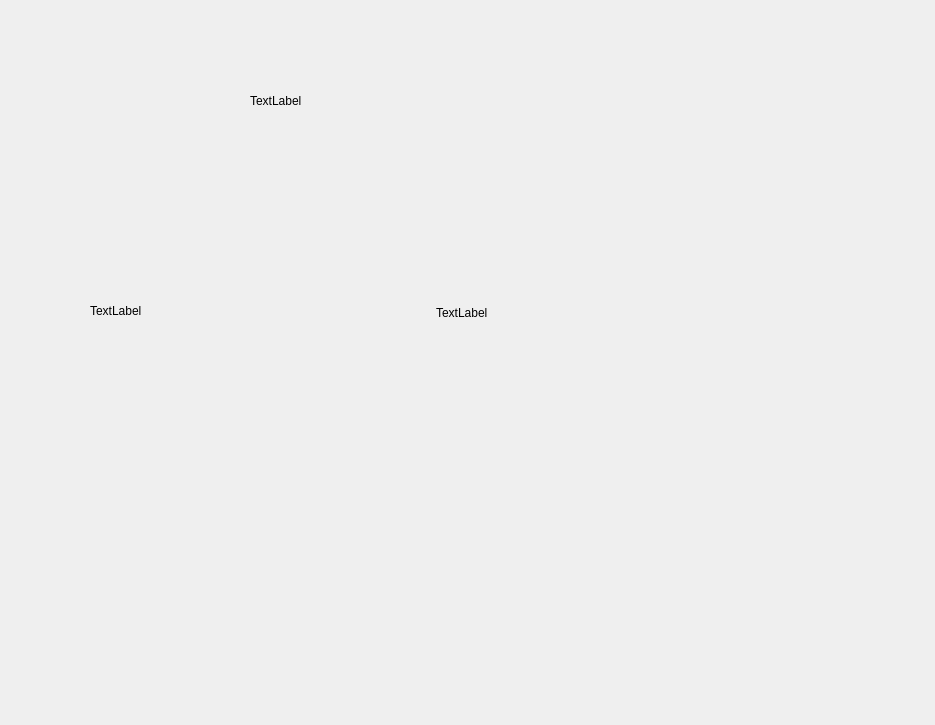
<?xml version="1.0" encoding="UTF-8"?>
<ui version="4.0">
 <class>parking_clients</class>
 <widget class="QDialog" name="parking_clients">
  <property name="geometry">
   <rect>
    <x>0</x>
    <y>0</y>
    <width>935</width>
    <height>725</height>
   </rect>
  </property>
  <property name="windowTitle">
   <string>Dialog</string>
  </property>
  <widget class="QStackedWidget" name="stackedWidget">
   <property name="geometry">
    <rect>
     <x>10</x>
     <y>0</y>
     <width>921</width>
     <height>721</height>
    </rect>
   </property>
   <property name="font">
    <font>
     <strikeout>false</strikeout>
    </font>
   </property>
   <property name="currentIndex">
    <number>5</number>
   </property>
   <widget class="QWidget" name="stackedWidgetPage1">
    <widget class="QPushButton" name="SHOW">
     <property name="geometry">
      <rect>
       <x>710</x>
       <y>440</y>
       <width>101</width>
       <height>121</height>
      </rect>
     </property>
     <property name="text">
      <string/>
     </property>
     <property name="flat">
      <bool>true</bool>
     </property>
    </widget>
    <widget class="QLabel" name="label_supp">
     <property name="geometry">
      <rect>
       <x>300</x>
       <y>385</y>
       <width>221</width>
       <height>221</height>
      </rect>
     </property>
     <property name="text">
      <string/>
     </property>
    </widget>
    <widget class="QPushButton" name="DELETE">
     <property name="geometry">
      <rect>
       <x>350</x>
       <y>440</y>
       <width>100</width>
       <height>100</height>
      </rect>
     </property>
     <property name="text">
      <string/>
     </property>
     <property name="flat">
      <bool>true</bool>
     </property>
    </widget>
    <widget class="QPushButton" name="pushButton_11">
     <property name="geometry">
      <rect>
       <x>840</x>
       <y>600</y>
       <width>81</width>
       <height>81</height>
      </rect>
     </property>
     <property name="text">
      <string/>
     </property>
     <property name="flat">
      <bool>true</bool>
     </property>
    </widget>
    <widget class="QLabel" name="label_aff">
     <property name="geometry">
      <rect>
       <x>660</x>
       <y>435</y>
       <width>171</width>
       <height>121</height>
      </rect>
     </property>
     <property name="text">
      <string/>
     </property>
    </widget>
    <widget class="QLabel" name="label_mod">
     <property name="geometry">
      <rect>
       <x>530</x>
       <y>415</y>
       <width>201</width>
       <height>151</height>
      </rect>
     </property>
     <property name="text">
      <string/>
     </property>
    </widget>
    <widget class="QLabel" name="label_aj">
     <property name="geometry">
      <rect>
       <x>100</x>
       <y>385</y>
       <width>221</width>
       <height>221</height>
      </rect>
     </property>
     <property name="text">
      <string/>
     </property>
    </widget>
    <widget class="QPushButton" name="ADD">
     <property name="geometry">
      <rect>
       <x>160</x>
       <y>440</y>
       <width>100</width>
       <height>100</height>
      </rect>
     </property>
     <property name="text">
      <string/>
     </property>
     <property name="checkable">
      <bool>false</bool>
     </property>
     <property name="flat">
      <bool>true</bool>
     </property>
    </widget>
    <widget class="QPushButton" name="EDIT">
     <property name="geometry">
      <rect>
       <x>520</x>
       <y>425</y>
       <width>131</width>
       <height>121</height>
      </rect>
     </property>
     <property name="text">
      <string/>
     </property>
     <property name="flat">
      <bool>true</bool>
     </property>
    </widget>
    <widget class="QLabel" name="label_pic0">
     <property name="geometry">
      <rect>
       <x>0</x>
       <y>0</y>
       <width>935</width>
       <height>725</height>
      </rect>
     </property>
     <property name="text">
      <string/>
     </property>
    </widget>
    <widget class="QLabel" name="label_10">
     <property name="geometry">
      <rect>
       <x>830</x>
       <y>600</y>
       <width>161</width>
       <height>81</height>
      </rect>
     </property>
     <property name="text">
      <string>TextLabel</string>
     </property>
    </widget>
    <zorder>label_pic0</zorder>
    <zorder>label_supp</zorder>
    <zorder>label_aff</zorder>
    <zorder>label_mod</zorder>
    <zorder>label_aj</zorder>
    <zorder>label_10</zorder>
    <zorder>pushButton_11</zorder>
    <zorder>SHOW</zorder>
    <zorder>EDIT</zorder>
    <zorder>DELETE</zorder>
    <zorder>ADD</zorder>
   </widget>
   <widget class="QWidget" name="stackedWidgetPage2">
    <widget class="QPushButton" name="pushButton">
     <property name="geometry">
      <rect>
       <x>320</x>
       <y>310</y>
       <width>93</width>
       <height>28</height>
      </rect>
     </property>
     <property name="text">
      <string>Ajouter</string>
     </property>
    </widget>
    <widget class="QLabel" name="label">
     <property name="geometry">
      <rect>
       <x>90</x>
       <y>70</y>
       <width>71</width>
       <height>16</height>
      </rect>
     </property>
     <property name="font">
      <font>
       <pointsize>10</pointsize>
       <weight>75</weight>
       <bold>true</bold>
      </font>
     </property>
     <property name="styleSheet">
      <string notr="true"/>
     </property>
     <property name="text">
      <string>couleur</string>
     </property>
    </widget>
    <widget class="QLineEdit" name="lineEdit">
     <property name="geometry">
      <rect>
       <x>220</x>
       <y>70</y>
       <width>113</width>
       <height>22</height>
      </rect>
     </property>
     <property name="styleSheet">
      <string notr="true">border-radius : 10px;</string>
     </property>
    </widget>
    <widget class="QLabel" name="label_3">
     <property name="geometry">
      <rect>
       <x>80</x>
       <y>210</y>
       <width>91</width>
       <height>31</height>
      </rect>
     </property>
     <property name="font">
      <font>
       <pointsize>10</pointsize>
       <weight>75</weight>
       <bold>true</bold>
      </font>
     </property>
     <property name="text">
      <string>matricule</string>
     </property>
    </widget>
    <widget class="QLineEdit" name="lineEdit_2">
     <property name="geometry">
      <rect>
       <x>220</x>
       <y>140</y>
       <width>113</width>
       <height>22</height>
      </rect>
     </property>
     <property name="styleSheet">
      <string notr="true">border-radius : 10px;</string>
     </property>
    </widget>
    <widget class="QLabel" name="label_2">
     <property name="geometry">
      <rect>
       <x>90</x>
       <y>140</y>
       <width>81</width>
       <height>16</height>
      </rect>
     </property>
     <property name="font">
      <font>
       <pointsize>10</pointsize>
       <weight>75</weight>
       <bold>true</bold>
      </font>
     </property>
     <property name="text">
      <string>marque</string>
     </property>
    </widget>
    <widget class="QLineEdit" name="lineEdit_3">
     <property name="geometry">
      <rect>
       <x>220</x>
       <y>210</y>
       <width>113</width>
       <height>22</height>
      </rect>
     </property>
     <property name="styleSheet">
      <string notr="true">border-radius : 10px;</string>
     </property>
    </widget>
    <widget class="QPushButton" name="pushButton_2">
     <property name="geometry">
      <rect>
       <x>430</x>
       <y>310</y>
       <width>93</width>
       <height>28</height>
      </rect>
     </property>
     <property name="text">
      <string>Annuler</string>
     </property>
    </widget>
   </widget>
   <widget class="QWidget" name="stackedWidgetPage3">
    <widget class="QLineEdit" name="lineEdit_4">
     <property name="geometry">
      <rect>
       <x>170</x>
       <y>90</y>
       <width>137</width>
       <height>22</height>
      </rect>
     </property>
    </widget>
    <widget class="QLabel" name="label_4">
     <property name="geometry">
      <rect>
       <x>90</x>
       <y>90</y>
       <width>53</width>
       <height>16</height>
      </rect>
     </property>
     <property name="text">
      <string>matricule</string>
     </property>
    </widget>
    <widget class="QPushButton" name="pushButton_3">
     <property name="geometry">
      <rect>
       <x>380</x>
       <y>280</y>
       <width>93</width>
       <height>28</height>
      </rect>
     </property>
     <property name="text">
      <string>Supprimer</string>
     </property>
    </widget>
    <widget class="QPushButton" name="pushButton_7">
     <property name="geometry">
      <rect>
       <x>480</x>
       <y>280</y>
       <width>93</width>
       <height>28</height>
      </rect>
     </property>
     <property name="text">
      <string>Annuler</string>
     </property>
    </widget>
   </widget>
   <widget class="QWidget" name="stackedWidgetPage4">
    <widget class="QLineEdit" name="lineEdit_8">
     <property name="geometry">
      <rect>
       <x>240</x>
       <y>50</y>
       <width>141</width>
       <height>22</height>
      </rect>
     </property>
    </widget>
    <widget class="QLabel" name="label_5">
     <property name="geometry">
      <rect>
       <x>120</x>
       <y>160</y>
       <width>111</width>
       <height>21</height>
      </rect>
     </property>
     <property name="text">
      <string>Nouv Matricule</string>
     </property>
    </widget>
    <widget class="QLabel" name="label_7">
     <property name="geometry">
      <rect>
       <x>120</x>
       <y>240</y>
       <width>55</width>
       <height>16</height>
      </rect>
     </property>
     <property name="text">
      <string>Couleur</string>
     </property>
    </widget>
    <widget class="QLabel" name="label_6">
     <property name="geometry">
      <rect>
       <x>120</x>
       <y>200</y>
       <width>55</width>
       <height>16</height>
      </rect>
     </property>
     <property name="text">
      <string>Marque</string>
     </property>
    </widget>
    <widget class="QLineEdit" name="lineEdit_5">
     <property name="geometry">
      <rect>
       <x>240</x>
       <y>160</y>
       <width>141</width>
       <height>21</height>
      </rect>
     </property>
    </widget>
    <widget class="QLineEdit" name="lineEdit_7">
     <property name="geometry">
      <rect>
       <x>240</x>
       <y>240</y>
       <width>141</width>
       <height>21</height>
      </rect>
     </property>
    </widget>
    <widget class="QLabel" name="label_8">
     <property name="geometry">
      <rect>
       <x>120</x>
       <y>50</y>
       <width>71</width>
       <height>16</height>
      </rect>
     </property>
     <property name="text">
      <string>Matricule</string>
     </property>
    </widget>
    <widget class="QLineEdit" name="lineEdit_6">
     <property name="geometry">
      <rect>
       <x>240</x>
       <y>200</y>
       <width>141</width>
       <height>21</height>
      </rect>
     </property>
    </widget>
    <widget class="QPushButton" name="pushButton_4">
     <property name="geometry">
      <rect>
       <x>320</x>
       <y>310</y>
       <width>93</width>
       <height>28</height>
      </rect>
     </property>
     <property name="text">
      <string>Modifier</string>
     </property>
    </widget>
    <widget class="QPushButton" name="pushButton_5">
     <property name="geometry">
      <rect>
       <x>440</x>
       <y>310</y>
       <width>93</width>
       <height>28</height>
      </rect>
     </property>
     <property name="text">
      <string>Annuler</string>
     </property>
    </widget>
   </widget>
   <widget class="QWidget" name="stackedWidgetPage5">
    <widget class="QTableView" name="tableView">
     <property name="geometry">
      <rect>
       <x>60</x>
       <y>30</y>
       <width>561</width>
       <height>371</height>
      </rect>
     </property>
    </widget>
    <widget class="QPushButton" name="pushButton_6">
     <property name="geometry">
      <rect>
       <x>510</x>
       <y>420</y>
       <width>93</width>
       <height>28</height>
      </rect>
     </property>
     <property name="text">
      <string>retour</string>
     </property>
    </widget>
    <widget class="QLabel" name="label_9">
     <property name="geometry">
      <rect>
       <x>80</x>
       <y>420</y>
       <width>131</width>
       <height>41</height>
      </rect>
     </property>
     <property name="text">
      <string>matricule</string>
     </property>
    </widget>
    <widget class="QLineEdit" name="lineEdit_10">
     <property name="geometry">
      <rect>
       <x>300</x>
       <y>520</y>
       <width>211</width>
       <height>51</height>
      </rect>
     </property>
    </widget>
   </widget>
   <widget class="QWidget" name="stackedWidgetPage6">
    <widget class="QPushButton" name="pushButton_8">
     <property name="geometry">
      <rect>
       <x>240</x>
       <y>30</y>
       <width>171</width>
       <height>141</height>
      </rect>
     </property>
     <property name="styleSheet">
      <string notr="true"/>
     </property>
     <property name="text">
      <string/>
     </property>
     <property name="flat">
      <bool>true</bool>
     </property>
    </widget>
    <widget class="QPushButton" name="pushButton_9">
     <property name="geometry">
      <rect>
       <x>420</x>
       <y>240</y>
       <width>171</width>
       <height>141</height>
      </rect>
     </property>
     <property name="styleSheet">
      <string notr="true"/>
     </property>
     <property name="text">
      <string/>
     </property>
     <property name="flat">
      <bool>true</bool>
     </property>
    </widget>
    <widget class="QPushButton" name="pushButton_10">
     <property name="geometry">
      <rect>
       <x>80</x>
       <y>240</y>
       <width>171</width>
       <height>141</height>
      </rect>
     </property>
     <property name="styleSheet">
      <string notr="true"/>
     </property>
     <property name="text">
      <string/>
     </property>
     <property name="flat">
      <bool>true</bool>
     </property>
    </widget>
    <widget class="QLabel" name="label_camion">
     <property name="geometry">
      <rect>
       <x>80</x>
       <y>240</y>
       <width>241</width>
       <height>141</height>
      </rect>
     </property>
     <property name="text">
      <string>TextLabel</string>
     </property>
    </widget>
    <widget class="QLabel" name="label_taxi">
     <property name="geometry">
      <rect>
       <x>426</x>
       <y>242</y>
       <width>161</width>
       <height>141</height>
      </rect>
     </property>
     <property name="text">
      <string>TextLabel</string>
     </property>
    </widget>
    <widget class="QLabel" name="label_voiture">
     <property name="geometry">
      <rect>
       <x>240</x>
       <y>30</y>
       <width>171</width>
       <height>141</height>
      </rect>
     </property>
     <property name="text">
      <string>TextLabel</string>
     </property>
    </widget>
    <zorder>label_camion</zorder>
    <zorder>label_taxi</zorder>
    <zorder>label_voiture</zorder>
    <zorder>pushButton_9</zorder>
    <zorder>pushButton_10</zorder>
    <zorder>pushButton_8</zorder>
   </widget>
  </widget>
 </widget>
 <resources/>
 <connections/>
</ui>
